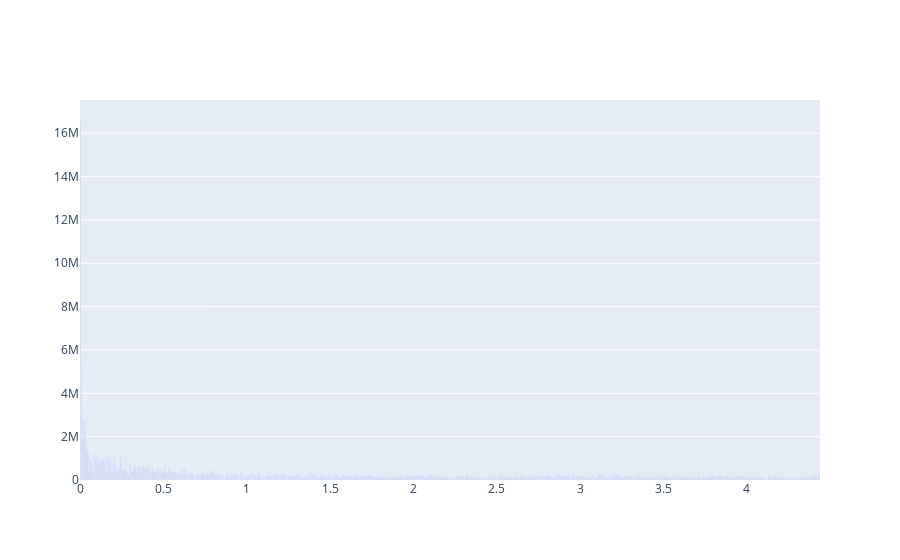

Here is the notebook cell this chart was saved with:
### Code cell
xf_all, yf_all = calc_fft(df, 'timestamp', '_accelerometer_abs')
plot_fft(xf_all, yf_all)

### Figure 1 — Plotly figure (JSON) as saved in the notebook; plotly's stock layout.template omitted (floating-point values rounded to 4 significant figures; data arrays with more than 128 entries replaced by an {"elided": "..."} marker saying what was removed)
{"data": [{"type": "bar", "x": {"elided": "2276 float values"}, "y": {"elided": "2276 float values"}}], "layout": {}}
